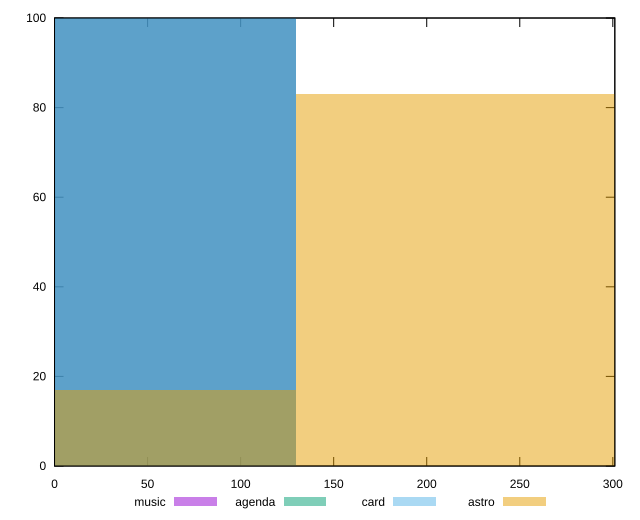

Generate this figure with gnuplot:
reset

$music <<EOF
0 100
EOF

$agenda <<EOF
0 100
EOF

$card <<EOF
0 100
EOF

$astro <<EOF
259.79333165211034 83
0 17
EOF

set key outside below
set boxwidth 259.79333165211034
set xrange [0:301.078]
set yrange [0:100]
set trange [0:100]
set style fill transparent solid 0.5 noborder
set terminal svg size 640, 520 enhanced background rgb 'white'
set output "reports/report_00032_2021-02-25T10-28-15.087Z/uses-rel-preconnect/comparison/histogram/all_raw.svg"

plot $music title "music" with boxes, \
     $agenda title "agenda" with boxes, \
     $card title "card" with boxes, \
     $astro title "astro" with boxes

reset
